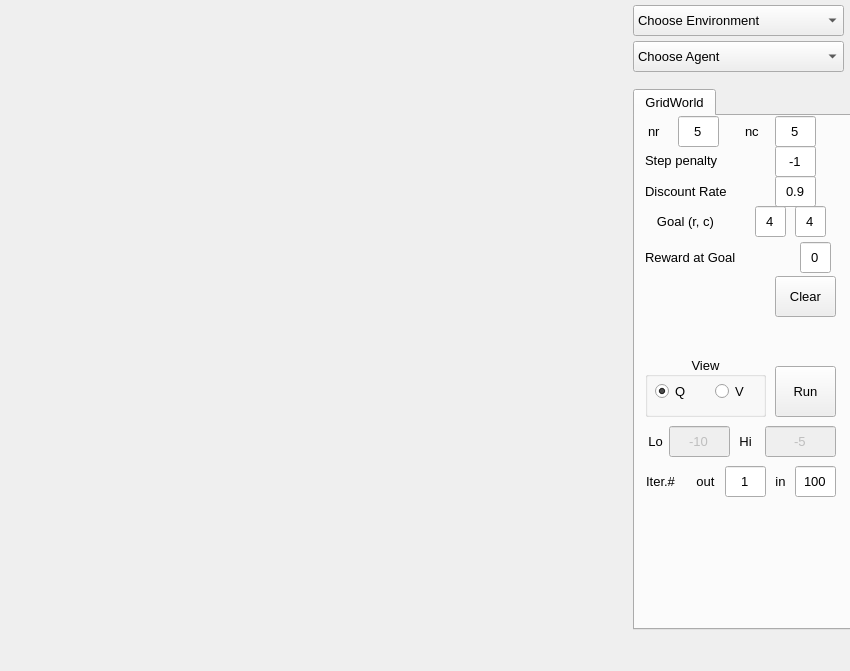
<?xml version="1.0" encoding="UTF-8"?>
<ui version="4.0">
 <class>MainWindow</class>
 <widget class="QMainWindow" name="MainWindow">
  <property name="enabled">
   <bool>true</bool>
  </property>
  <property name="geometry">
   <rect>
    <x>0</x>
    <y>0</y>
    <width>850</width>
    <height>671</height>
   </rect>
  </property>
  <property name="windowTitle">
   <string>MainWindow</string>
  </property>
  <widget class="QWidget" name="centralwidget">
   <widget class="QTabWidget" name="tabWidget">
    <property name="geometry">
     <rect>
      <x>633</x>
      <y>89</y>
      <width>221</width>
      <height>541</height>
     </rect>
    </property>
    <property name="font">
     <font>
      <family>Arial</family>
      <pointsize>10</pointsize>
     </font>
    </property>
    <property name="currentIndex">
     <number>0</number>
    </property>
    <widget class="QWidget" name="tab">
     <attribute name="title">
      <string>GridWorld</string>
     </attribute>
     <widget class="QLineEdit" name="nc">
      <property name="geometry">
       <rect>
        <x>140</x>
        <y>0</y>
        <width>41</width>
        <height>31</height>
       </rect>
      </property>
      <property name="text">
       <string>5</string>
      </property>
      <property name="alignment">
       <set>Qt::AlignCenter</set>
      </property>
     </widget>
     <widget class="QGroupBox" name="groupBox">
      <property name="geometry">
       <rect>
        <x>10</x>
        <y>240</y>
        <width>121</width>
        <height>61</height>
       </rect>
      </property>
      <property name="layoutDirection">
       <enum>Qt::LeftToRight</enum>
      </property>
      <property name="title">
       <string>View</string>
      </property>
      <property name="alignment">
       <set>Qt::AlignCenter</set>
      </property>
      <widget class="QRadioButton" name="QButton">
       <property name="geometry">
        <rect>
         <x>10</x>
         <y>20</y>
         <width>71</width>
         <height>31</height>
        </rect>
       </property>
       <property name="text">
        <string>Q</string>
       </property>
       <property name="checked">
        <bool>true</bool>
       </property>
      </widget>
      <widget class="QRadioButton" name="VButton">
       <property name="geometry">
        <rect>
         <x>70</x>
         <y>20</y>
         <width>51</width>
         <height>31</height>
        </rect>
       </property>
       <property name="text">
        <string>V</string>
       </property>
       <property name="checked">
        <bool>false</bool>
       </property>
      </widget>
     </widget>
     <widget class="QLabel" name="label">
      <property name="geometry">
       <rect>
        <x>13</x>
        <y>0</y>
        <width>31</width>
        <height>31</height>
       </rect>
      </property>
      <property name="text">
       <string>nr</string>
      </property>
     </widget>
     <widget class="QLineEdit" name="nr">
      <property name="geometry">
       <rect>
        <x>43</x>
        <y>0</y>
        <width>41</width>
        <height>31</height>
       </rect>
      </property>
      <property name="text">
       <string>5</string>
      </property>
      <property name="alignment">
       <set>Qt::AlignCenter</set>
      </property>
     </widget>
     <widget class="QLabel" name="label_2">
      <property name="geometry">
       <rect>
        <x>110</x>
        <y>0</y>
        <width>31</width>
        <height>31</height>
       </rect>
      </property>
      <property name="text">
       <string>nc</string>
      </property>
     </widget>
     <widget class="QPushButton" name="steps_run">
      <property name="geometry">
       <rect>
        <x>140</x>
        <y>250</y>
        <width>61</width>
        <height>51</height>
       </rect>
      </property>
      <property name="text">
       <string>Run</string>
      </property>
     </widget>
     <widget class="QLineEdit" name="n_out">
      <property name="geometry">
       <rect>
        <x>90</x>
        <y>350</y>
        <width>41</width>
        <height>31</height>
       </rect>
      </property>
      <property name="text">
       <string>1</string>
      </property>
      <property name="alignment">
       <set>Qt::AlignCenter</set>
      </property>
     </widget>
     <widget class="QLabel" name="label_3">
      <property name="geometry">
       <rect>
        <x>10</x>
        <y>24</y>
        <width>121</width>
        <height>41</height>
       </rect>
      </property>
      <property name="text">
       <string>Step penalty</string>
      </property>
     </widget>
     <widget class="QLineEdit" name="StepPenalty">
      <property name="geometry">
       <rect>
        <x>140</x>
        <y>30</y>
        <width>41</width>
        <height>31</height>
       </rect>
      </property>
      <property name="text">
       <string>-1</string>
      </property>
      <property name="alignment">
       <set>Qt::AlignCenter</set>
      </property>
     </widget>
     <widget class="QLabel" name="label_4">
      <property name="geometry">
       <rect>
        <x>10</x>
        <y>60</y>
        <width>131</width>
        <height>31</height>
       </rect>
      </property>
      <property name="text">
       <string>Discount Rate</string>
      </property>
     </widget>
     <widget class="QLineEdit" name="DiscountRate">
      <property name="geometry">
       <rect>
        <x>140</x>
        <y>60</y>
        <width>41</width>
        <height>31</height>
       </rect>
      </property>
      <property name="text">
       <string>0.9</string>
      </property>
      <property name="alignment">
       <set>Qt::AlignCenter</set>
      </property>
     </widget>
     <widget class="QPushButton" name="ClearAllButton">
      <property name="geometry">
       <rect>
        <x>140</x>
        <y>160</y>
        <width>61</width>
        <height>41</height>
       </rect>
      </property>
      <property name="text">
       <string>Clear</string>
      </property>
     </widget>
     <widget class="QLabel" name="label_6">
      <property name="geometry">
       <rect>
        <x>0</x>
        <y>90</y>
        <width>101</width>
        <height>31</height>
       </rect>
      </property>
      <property name="text">
       <string>Goal (r, c)</string>
      </property>
      <property name="alignment">
       <set>Qt::AlignCenter</set>
      </property>
     </widget>
     <widget class="QLineEdit" name="er">
      <property name="geometry">
       <rect>
        <x>120</x>
        <y>90</y>
        <width>31</width>
        <height>31</height>
       </rect>
      </property>
      <property name="text">
       <string>4</string>
      </property>
      <property name="alignment">
       <set>Qt::AlignCenter</set>
      </property>
     </widget>
     <widget class="QLineEdit" name="ec">
      <property name="geometry">
       <rect>
        <x>160</x>
        <y>90</y>
        <width>31</width>
        <height>31</height>
       </rect>
      </property>
      <property name="text">
       <string>4</string>
      </property>
      <property name="alignment">
       <set>Qt::AlignCenter</set>
      </property>
     </widget>
     <widget class="QLabel" name="label_7">
      <property name="geometry">
       <rect>
        <x>10</x>
        <y>126</y>
        <width>151</width>
        <height>31</height>
       </rect>
      </property>
      <property name="text">
       <string>Reward at Goal</string>
      </property>
     </widget>
     <widget class="QLineEdit" name="Reward">
      <property name="geometry">
       <rect>
        <x>165</x>
        <y>126</y>
        <width>31</width>
        <height>31</height>
       </rect>
      </property>
      <property name="text">
       <string>0</string>
      </property>
      <property name="alignment">
       <set>Qt::AlignCenter</set>
      </property>
     </widget>
     <widget class="QLabel" name="label_8">
      <property name="geometry">
       <rect>
        <x>0</x>
        <y>350</y>
        <width>51</width>
        <height>31</height>
       </rect>
      </property>
      <property name="text">
       <string>Iter.#</string>
      </property>
      <property name="alignment">
       <set>Qt::AlignCenter</set>
      </property>
     </widget>
     <widget class="QLabel" name="label_9">
      <property name="geometry">
       <rect>
        <x>0</x>
        <y>310</y>
        <width>41</width>
        <height>31</height>
       </rect>
      </property>
      <property name="text">
       <string>Lo</string>
      </property>
      <property name="alignment">
       <set>Qt::AlignCenter</set>
      </property>
     </widget>
     <widget class="QLabel" name="label_10">
      <property name="geometry">
       <rect>
        <x>90</x>
        <y>310</y>
        <width>41</width>
        <height>31</height>
       </rect>
      </property>
      <property name="text">
       <string>Hi</string>
      </property>
      <property name="alignment">
       <set>Qt::AlignCenter</set>
      </property>
     </widget>
     <widget class="QLineEdit" name="lowV">
      <property name="enabled">
       <bool>False</bool>
      </property>
      <property name="geometry">
       <rect>
        <x>34</x>
        <y>310</y>
        <width>61</width>
        <height>31</height>
       </rect>
      </property>
      <property name="text">
       <string>-10</string>
      </property>
      <property name="alignment">
       <set>Qt::AlignCenter</set>
      </property>
     </widget>
     <widget class="QLineEdit" name="highV">
      <property name="enabled">
       <bool>False</bool>
      </property>
      <property name="geometry">
       <rect>
        <x>130</x>
        <y>310</y>
        <width>71</width>
        <height>31</height>
       </rect>
      </property>
      <property name="text">
       <string>-5</string>
      </property>
      <property name="alignment">
       <set>Qt::AlignCenter</set>
      </property>
     </widget>
     <widget class="QLineEdit" name="n_in">
      <property name="geometry">
       <rect>
        <x>160</x>
        <y>350</y>
        <width>41</width>
        <height>31</height>
       </rect>
      </property>
      <property name="text">
       <string>100</string>
      </property>
      <property name="alignment">
       <set>Qt::AlignCenter</set>
      </property>
     </widget>
     <widget class="QLabel" name="label_11">
      <property name="geometry">
       <rect>
        <x>50</x>
        <y>350</y>
        <width>41</width>
        <height>31</height>
       </rect>
      </property>
      <property name="text">
       <string>out</string>
      </property>
      <property name="alignment">
       <set>Qt::AlignCenter</set>
      </property>
     </widget>
     <widget class="QLabel" name="label_12">
      <property name="geometry">
       <rect>
        <x>130</x>
        <y>350</y>
        <width>31</width>
        <height>31</height>
       </rect>
      </property>
      <property name="text">
       <string>in</string>
      </property>
      <property name="alignment">
       <set>Qt::AlignCenter</set>
      </property>
     </widget>
    </widget>
   </widget>
   <widget class="QComboBox" name="ChooseAgent">
    <property name="geometry">
     <rect>
      <x>633</x>
      <y>41</y>
      <width>211</width>
      <height>31</height>
     </rect>
    </property>
    <property name="font">
     <font>
      <family>Arial</family>
      <pointsize>10</pointsize>
     </font>
    </property>
    <property name="currentIndex">
     <number>0</number>
    </property>
    <item>
     <property name="text">
      <string>Choose Agent</string>
     </property>
    </item>
    <item>
     <property name="text">
      <string>DP (PI)</string>
     </property>
    </item>
    <item>
     <property name="text">
      <string>DP (VI)</string>
     </property>
    </item>
    <!-- <item>
     <property name="text">
      <string>MC</string>
     </property>
    </item>
    <item>
     <property name="text">
      <string>TD</string>
     </property>
    </item> -->
   </widget>
   <widget class="QComboBox" name="ChooseEnvironment">
    <property name="geometry">
     <rect>
      <x>633</x>
      <y>5</y>
      <width>211</width>
      <height>31</height>
     </rect>
    </property>
    <property name="font">
     <font>
      <family>Arial</family>
      <pointsize>10</pointsize>
     </font>
    </property>
    <property name="currentIndex">
     <number>0</number>
    </property>
    <item>
     <property name="text">
      <string>Choose Environment</string>
     </property>
    </item>
    <item>
     <property name="text">
      <string>Stochastic GridWorld with Trap</string>
     </property>
    </item>
   </widget>
   <widget class="QWidget" name="verticalLayoutWidget">
    <property name="geometry">
     <rect>
      <x>0</x>
      <y>0</y>
      <width>631</width>
      <height>631</height>
     </rect>
    </property>
    <property name="sizePolicy">
     <sizepolicy hsizetype="Expanding" vsizetype="Expanding">
      <horstretch>0</horstretch>
      <verstretch>0</verstretch>
     </sizepolicy>
    </property>
    <layout class="QVBoxLayout" name="upLayout">
     <item>
      <widget class="QStackedWidget" name="PaintArea">
       <property name="sizePolicy">
        <sizepolicy hsizetype="Expanding" vsizetype="Expanding">
         <horstretch>0</horstretch>
         <verstretch>0</verstretch>
        </sizepolicy>
       </property>
       <property name="autoFillBackground">
        <bool>true</bool>
       </property>
       <property name="currentIndex">
        <number>-1</number>
       </property>
      </widget>
     </item>
    </layout>
   </widget>
  </widget>
  <!-- <widget class="QStatusBar" name="statusBar"/> -->
 </widget>
 <resources/>
 <connections/>
</ui>
